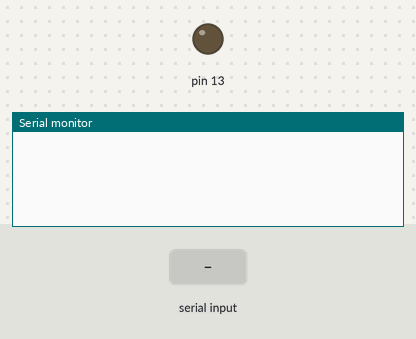
The sketch below on a simulated Arduino Uno, built with avr-gcc and run on an emulated ATmega328P. Parts: output pins drawn as LEDs (lit = HIGH), the last lines printed to the serial monitor. The test bench sets the inputs (shaded band).

Above: at 1.2 s.
1.3 s: "+" received over Serial
At 3.0 s:
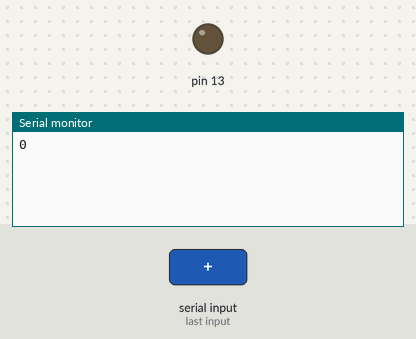
3.8 s: "*" received over Serial
At 6.0 s:
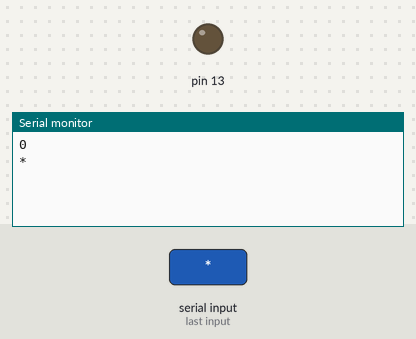
6.3 s: "1,90,45\n" received over Serial
At 8.2 s:
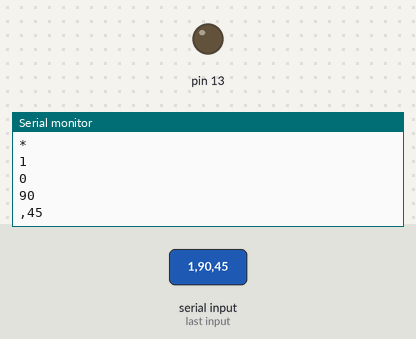
Timing chart, 0 to 9.7 s (numbered marks = the images above; inputs shaded):
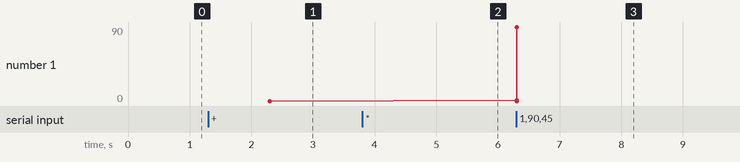

Measured:
- after the input at 1.3 s, the serial monitor: prints a new line after 1.0 s (image 1)
- after the input at 3.8 s, the serial monitor: prints a new line after 1.0 s (image 2)
- after the input at 6.3 s, the serial monitor: prints a new line at once (image 3)
- plotted number 1: 0 → 90 after the input at 6.3 s

The sketch:

Calculator.ino
```cpp
int num1;
int num2;
String calc;

void setup() {
  pinMode(13, OUTPUT);
  Serial.begin(9600);
}

void loop() {
  while(!Serial.available()) {
    //Do Nothing
  }
  if(Serial.available())
    {
      num1 = Serial.parseInt();
      Serial.println(num1);
    }
   while(!Serial.available()){
    //Do Nothing
  }
   if(Serial.available())
    {
      calc = Serial.readString();
      Serial.println(calc);
    }
    while(!Serial.available()) {
      //Do Nothing
    }
    if (Serial.available()) {
      num2 = Serial.parseInt();
      Serial.println(num2);
    }
        if (calc.equalsIgnoreCase("+"))
          {
            Serial.println(num1+num2);
          }
        else if (calc.equalsIgnoreCase("-"))
          {
            Serial.println(num1-num2);
          }
        else if (calc.equalsIgnoreCase("*"))
          {
            Serial.println(num1*num2);
          }
        else if (calc.equalsIgnoreCase("/"))
          {
            Serial.println(num1/num2);
          }
        else
          {
            Serial.println("Unknown operator");
          }
    }
```
